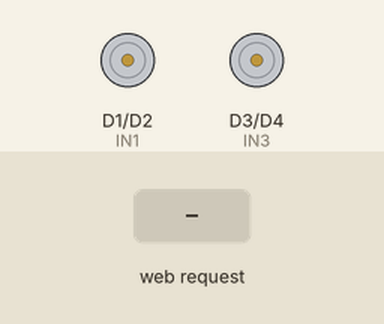
Simulated run of this sketch. Board: ESP8266 (NodeMCU). On the bench: motor-driver pin pairs drawn as motors (green arrow = first pin HIGH = forward, orange = second pin HIGH = backward, longer = more drive, scaled by the enable pin). The test bench sets the inputs (shaded band). WiFi joins after 1.5 s; servers stay silent unless stated; what the sketch prints to the serial monitor is not drawn.

Above: at 2.7 s.
2.8 s: HTTP request GET /forward received
At 3.3 s:
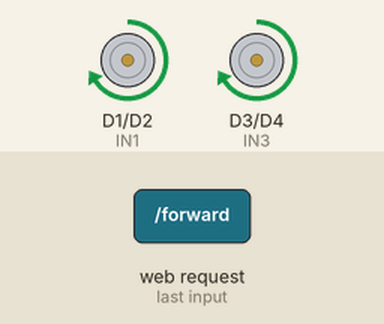
4.3 s: HTTP request GET /backward received
At 5.5 s:
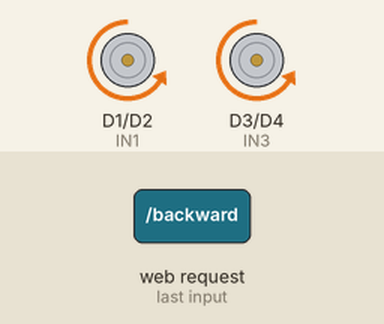
5.8 s: HTTP request GET /left received
At 6.8 s:
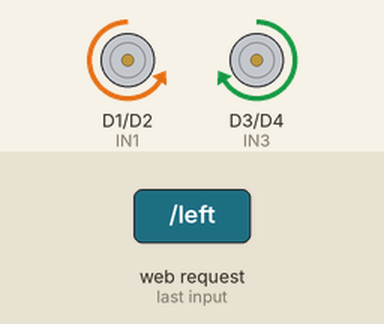
7.3 s: HTTP request GET /right received
At 7.9 s:
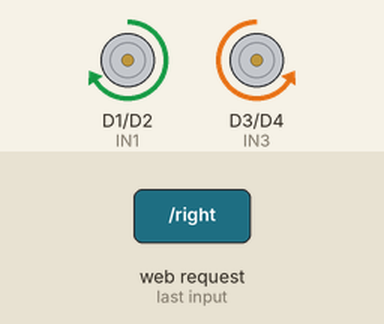
8.8 s: HTTP request GET /forward?value=1 received
At 10.0 s:
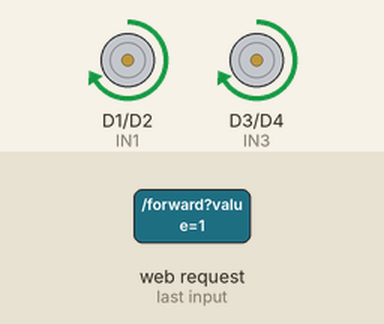
10.3 s: HTTP request GET /backward?value=1 received
At 11.4 s:
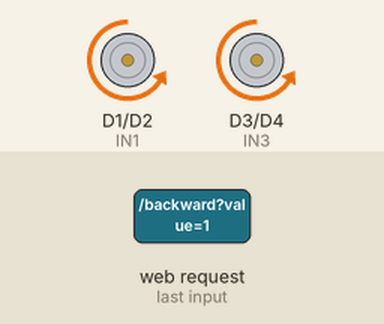
Timing chart, 0 to 12.8 s (numbered marks = the images above; inputs shaded):
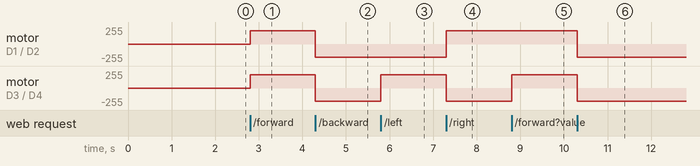

The sketch:

ESP8266.INO
```cpp
#include <ESP8266WiFi.h>
#include <ESP8266WebServer.h>

// Wi-Fi credentials
const char* ssid = "YOUR_SSID";
const char* password = "YOUR_PASSWORD";

// Motor pins
#define IN1 D1  // Left motor forward
#define IN2 D2  // Left motor backward
#define IN3 D3  // Right motor forward
#define IN4 D4  // Right motor backward
#define ENA D5  // Left motor speed
#define ENB D6  // Right motor speed

ESP8266WebServer server(80);

// Motor speed (0-1023 for ESP8266 PWM)
int motorSpeed = 800; // default ~78% power

void setup() {
  Serial.begin(115200);

  // Motor pins
  pinMode(IN1, OUTPUT);
  pinMode(IN2, OUTPUT);
  pinMode(IN3, OUTPUT);
  pinMode(IN4, OUTPUT);
  pinMode(ENA, OUTPUT);
  pinMode(ENB, OUTPUT);

  stopMotors();

  // Connect Wi-Fi
  WiFi.begin(ssid, password);
  Serial.print("Connecting to Wi-Fi");
  while (WiFi.status() != WL_CONNECTED) {
    delay(500);
    Serial.print(".");
  }
  Serial.println("\nConnected!");
  Serial.print("IP Address: ");
  Serial.println(WiFi.localIP());

  // Web routes
  server.on("/", HTTP_GET, handleRoot);
  server.on("/forward", HTTP_GET, moveForward);
  server.on("/backward", HTTP_GET, moveBackward);
  server.on("/left", HTTP_GET, turnLeft);
  server.on("/right", HTTP_GET, turnRight);
  server.on("/stop", HTTP_GET, stopMotors);
  server.on("/speed", HTTP_GET, setSpeed);

  server.begin();
  Serial.println("HTTP server started");
}

void loop() {
  server.handleClient();
}

// Web interface with speed slider
void handleRoot() {
  String html = "<!DOCTYPE html><html><head><title>ESP8266 RC Car</title></head><body>";
  html += "<h1>RC Car Control</h1>";
  html += "<button onclick=\"location.href='/forward'\">Forward</button><br><br>";
  html += "<button onclick=\"location.href='/left'\">Left</button>";
  html += "<button onclick=\"location.href='/stop'\">Stop</button>";
  html += "<button onclick=\"location.href='/right'\">Right</button><br><br>";
  html += "<button onclick=\"location.href='/backward'\">Backward</button><br><br>";

  html += "<form action='/speed' method='GET'>Speed (0-1023): ";
  html += "<input type='number' name='value' min='0' max='1023' value='" + String(motorSpeed) + "'>";
  html += "<input type='submit' value='Set Speed'></form>";

  html += "</body></html>";
  server.send(200, "text/html", html);
}

// Motor movement functions
void moveForward() {
  digitalWrite(IN1, HIGH);
  digitalWrite(IN2, LOW);
  digitalWrite(IN3, HIGH);
  digitalWrite(IN4, LOW);
  analogWrite(ENA, motorSpeed);
  analogWrite(ENB, motorSpeed);
  server.sendHeader("Location", "/");
  server.send(303);
}

void moveBackward() {
  digitalWrite(IN1, LOW);
  digitalWrite(IN2, HIGH);
  digitalWrite(IN3, LOW);
  digitalWrite(IN4, HIGH);
  analogWrite(ENA, motorSpeed);
  analogWrite(ENB, motorSpeed);
  server.sendHeader("Location", "/");
  server.send(303);
}

void turnLeft() {
  digitalWrite(IN1, LOW);
  digitalWrite(IN2, HIGH);
  digitalWrite(IN3, HIGH);
  digitalWrite(IN4, LOW);
  analogWrite(ENA, motorSpeed);
  analogWrite(ENB, motorSpeed);
  server.sendHeader("Location", "/");
  server.send(303);
}

void turnRight() {
  digitalWrite(IN1, HIGH);
  digitalWrite(IN2, LOW);
  digitalWrite(IN3, LOW);
  digitalWrite(IN4, HIGH);
  analogWrite(ENA, motorSpeed);
  analogWrite(ENB, motorSpeed);
  server.sendHeader("Location", "/");
  server.send(303);
}

void stopMotors() {
  digitalWrite(IN1, LOW);
  digitalWrite(IN2, LOW);
  digitalWrite(IN3, LOW);
  digitalWrite(IN4, LOW);
  analogWrite(ENA, 0);
  analogWrite(ENB, 0);
  server.sendHeader("Location", "/");
  server.send(303);
}

// Change motor speed
void setSpeed() {
  if (server.hasArg("value")) {
    int val = server.arg("value").toInt();
    motorSpeed = constrain(val, 0, 1023);
    Serial.print("Motor speed set to: ");
    Serial.println(motorSpeed);
  }
  server.sendHeader("Location", "/");
  server.send(303);
}
```

Measured:
- after the input at 2.8 s, motor on D1 (IN1) / D2 (IN2), motor on D3 (IN3) / D4 (IN4): stopped → forward 199/255 at once
- after the input at 4.3 s, motor on D1 (IN1) / D2 (IN2), motor on D3 (IN3) / D4 (IN4): forward 199/255 → backward 199/255 at once
- after the input at 5.8 s, motor on D3 (IN3) / D4 (IN4): backward 199/255 → forward 199/255 at once
- after the input at 7.3 s, motor on D1 (IN1) / D2 (IN2): backward 199/255 → forward 199/255 at once; motor on D3 (IN3) / D4 (IN4): forward 199/255 → backward 199/255 at once
- after the input at 8.8 s, motor on D3 (IN3) / D4 (IN4): backward 199/255 → forward 199/255 at once
- after the input at 10.3 s, motor on D1 (IN1) / D2 (IN2), motor on D3 (IN3) / D4 (IN4): forward 199/255 → backward 199/255 at once
